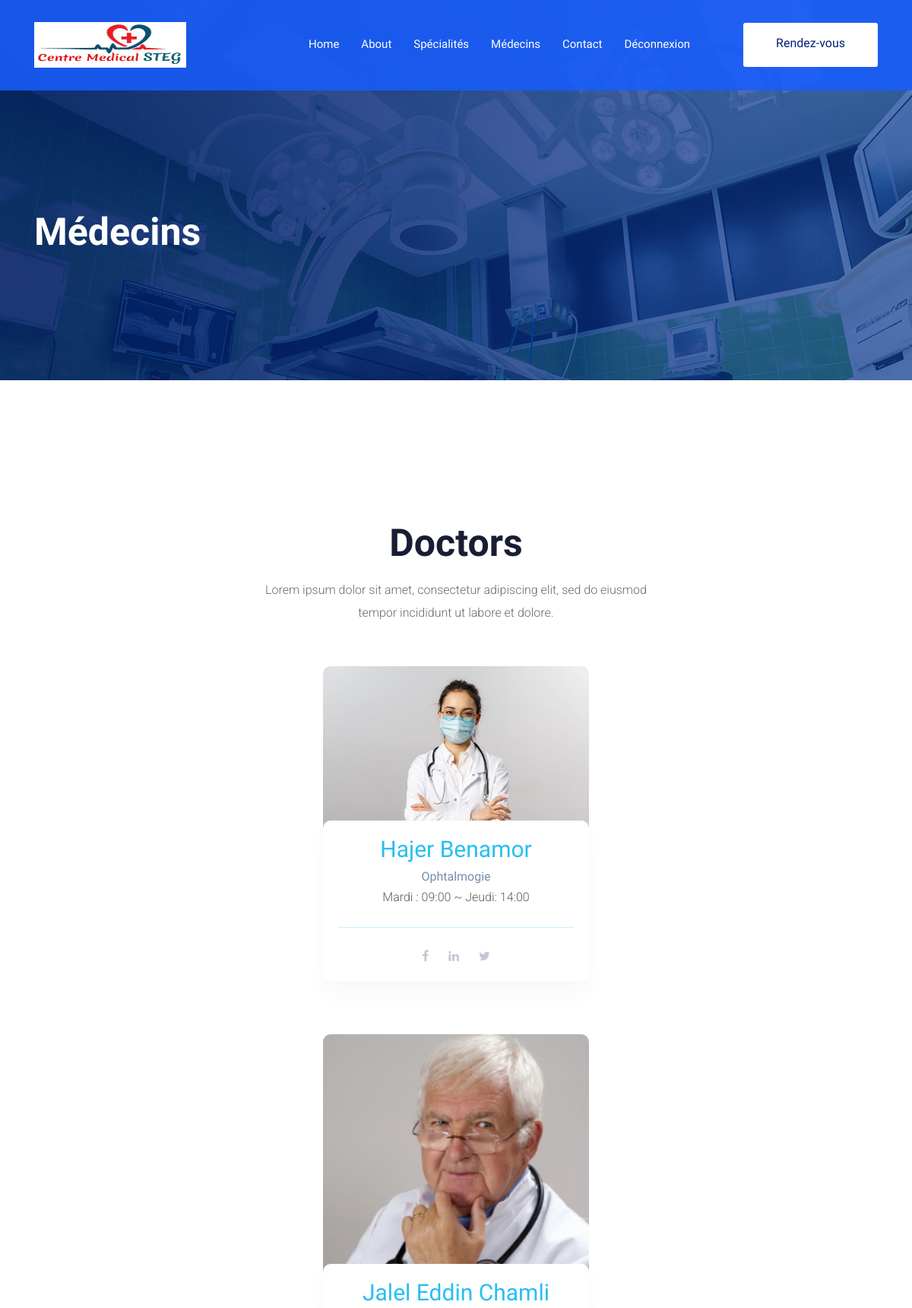
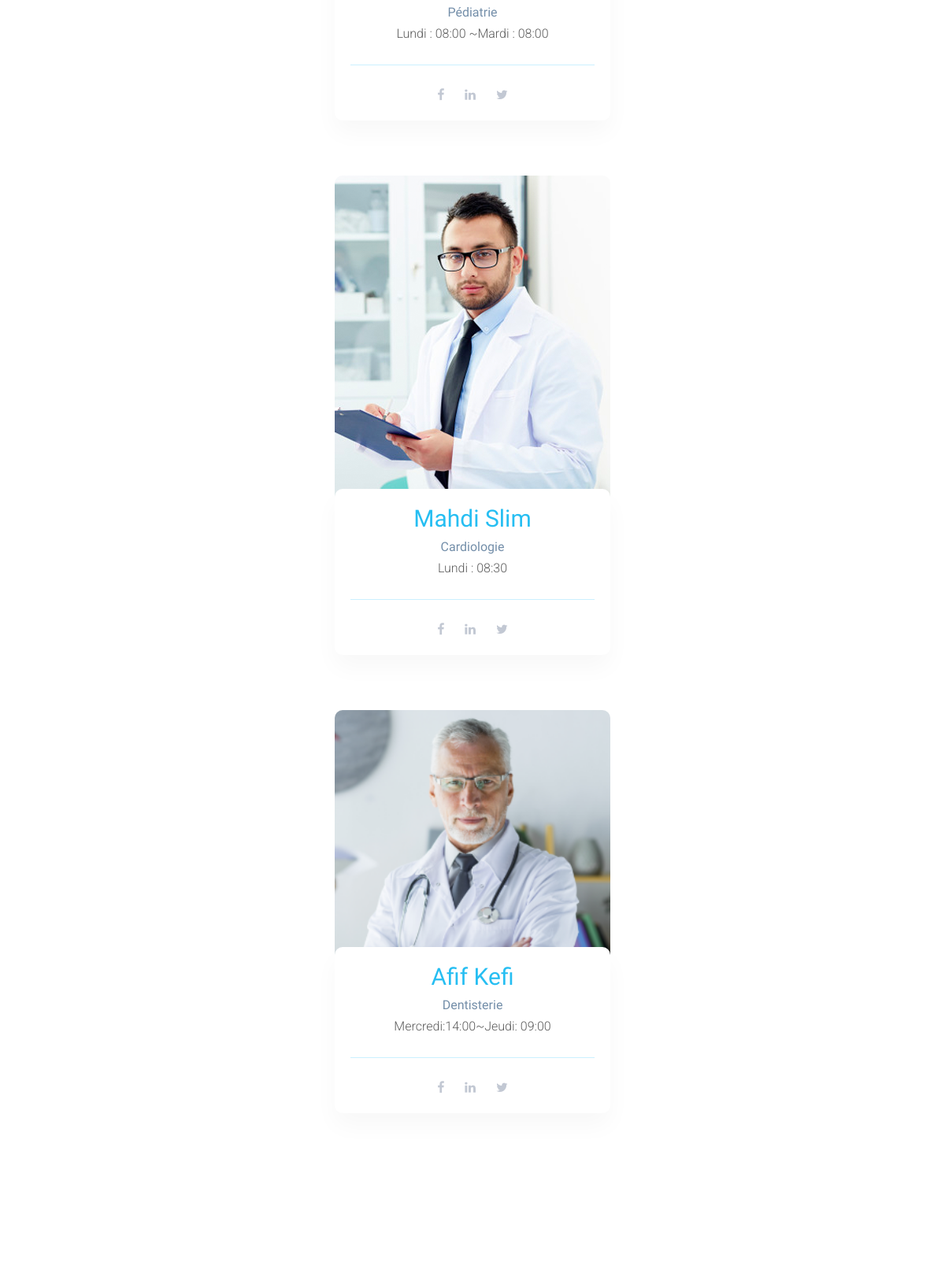
/user/medecin.php (upper part), run on the app's committed database (2 pictures, top to bottom).
### tables this page shows
CREATE TABLE `medecin` (
  `id` int(11) NOT NULL,
  `nom` varchar(150) NOT NULL,
  `prenom` varchar(150) NOT NULL,
  `email` varchar(255) NOT NULL,
  `specialite` varchar(100) NOT NULL,
  `description` varchar(255) NOT NULL,
  `image` varchar(255) NOT NULL
);

### user/medecin.php (the view, shortened to what this page needs)
<!doctype html>
<html class="no-js" lang="zxx">
<head>
    <link rel="stylesheet" href="css/bootstrap.min.css">
    <link rel="stylesheet" href="css/owl.carousel.min.css">
    <link rel="stylesheet" href="css/magnific-popup.css">
    <link rel="stylesheet" href="css/font-awesome.min.css">
    <link rel="stylesheet" href="css/themify-icons.css">
    <link rel="stylesheet" href="css/nice-select.css">
    <link rel="stylesheet" href="css/flaticon.css">
    <link rel="stylesheet" href="css/gijgo.css">
    <link rel="stylesheet" href="css/animate.css">
    <link rel="stylesheet" href="css/slicknav.css">
    <link rel="stylesheet" href="css/style.css">
</head>
<body>
    <header>
        <div class="header-area ">
            <div id="sticky-header" class="main-header-area">
                <div class="container">
                    <div class="row align-items-center">
                        <div class="col-xl-3 col-lg-3">
                            <div class="logo-img">
                                <a href="index.html">
                                <img src="img/logo1.jpg"
                                    width="200"
                                     height="60" alt="">
                                </a>
                            </div>
                        </div>
                        <div class="col-xl-9 col-lg-9">
                            <div class="menu_wrap d-none d-lg-block">
                                <div class="menu_wrap_inner d-flex align-items-center justify-content-end">
                                    <div class="main-menu">
                                        <nav>
                                            <ul id="navigation">
                                                <li><a href="index.php">Home</a></li>
                                                <li><a href="about.php">About</a></li>
                                                <li><a href="specialite.php">Spécialités</a></li>
                                                <li><a href="medecin.php">Médecins</a></li>
                                                <li><a href="contact.php">Contact</a></li>
                                                <li><a href="logout.php">Déconnexion</a></li>
                                            </ul>
                                        </nav>
                                    </div>
                                    <div class="book_room">
                                        <div class="book_btn">
                                            <a class="popup-with-form" href="#test-form">Rendez-vous</a>
                                        </div>
                                    </div>
                                </div>
                            </div>
                        </div>
                        <div class="col-12">
                        </div>
                    </div>
                </div>
            </div>
        </div>
    </header>
    <div class="bradcam_area breadcam_bg_1">
        <div class="container">
            <div class="row">
                <div class="col-xl-12">
                    <div class="bradcam_text">
                        <h3>Médecins</h3>
                    </div>
                </div>
            </div>
        </div>
    </div>
    <div class="expert_doctors_area">
        <div class="container">
            <div class="row justify-content-center ">
                <div class="col-lg-6">
                    <div class="section_title mb-55 text-center" >
                        <h3>Doctors</h3>
                        <p>Lorem ipsum dolor sit amet, consectetur adipiscing elit, sed do eiusmod tempor incididunt ut labore et dolore.</p>
                    </div>
                </div>
            </div>
            <?php
            include("config.php");
            $result = $connexion->prepare("SELECT * FROM medecin ");
            $result->execute();
            while ($row = $result->fetch(PDO::FETCH_ASSOC)) {
               echo"
            <div class='row justify-content-center'>
                <div class='col-lg-4 col-md-6'>
                    <div class='single_expert'>
                        <div class='expert_thumb'>
                            <img src='{$row['image']}'>
                        </div>
                        <div class='experts_name text-center'>
                            <h3>{$row['nom']} {$row['prenom']}</h3>
                            <span>{$row['specialite']}</span>
                            <p>{$row['description']}</p>
                            <div class='social_links'>
                                <ul>
                                    <li>
                                        <a href='#'> <i class='fa fa-facebook'></i> </a>
                                    </li>
                                    <li>
                                        <a href='#'> <i class='fa fa-linkedin'></i> </a>
                                    </li>
                                    <li>
                                        <a href='#'> <i class='fa fa-twitter'></i> </a>
                                    </li>
                                </ul>
                            </div>
                        </div>
                    </div>
                </div>
            </div>";}
            ?>
        </div>
    </div>
    </body>
    </html>

### data on the page
medecin: image (picture), nom "Hajer", prenom "Benamor", specialite "Ophtalmogie", description "Mardi : 09:00 ~ Jeudi: 14:00"
medecin: image (picture), nom "Jalel Eddin", prenom "Chamli", specialite "Pédiatrie", description "Lundi : 08:00 ~Mardi : 08:00"
medecin: image (picture), nom "Mahdi", prenom "Slim", specialite "Cardiologie", description "Lundi : 08:30"
medecin: image (picture), nom "Afif", prenom "Kefi", specialite "Dentisterie", description "Mercredi:14:00~Jeudi: 09:00"
